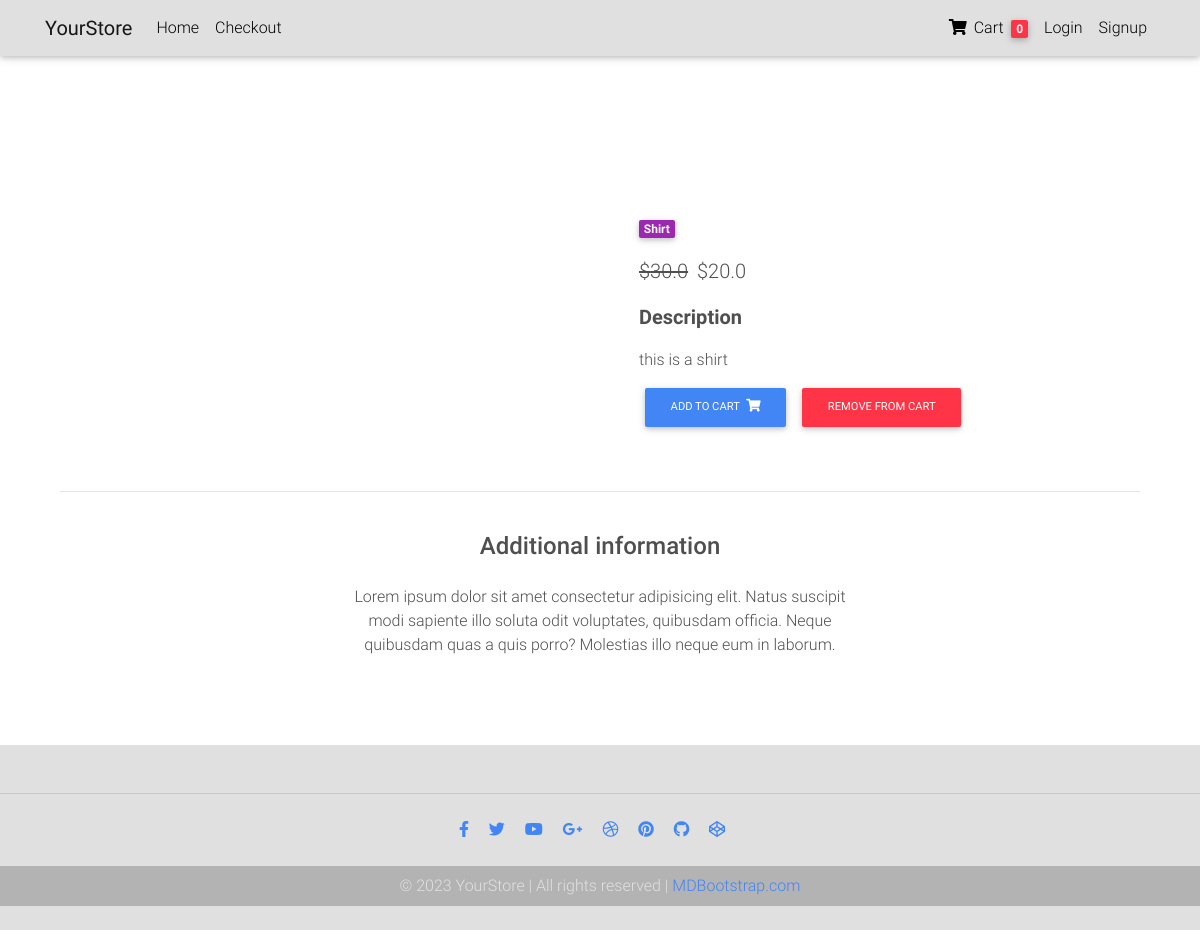
The page /product/shirt/ on the database its author committed.
### core/models.py (models this page shows, shortened)
class Item(models.Model):
    title = models.CharField(max_length=100)
    price = models.FloatField()
    discount_price = models.FloatField(blank=True, null=True)
    category = models.CharField(choices=CATEGORY_CHOICES, max_length=2)
    label = models.CharField(choices=LABEL_CHOICES, max_length=1)
    slug = models.SlugField()
    description = models.TextField()
    image = models.ImageField()
    def get_add_to_cart_url(self):
        return reverse("core:add-to-cart", kwargs={
            'slug': self.slug
        })
    def get_remove_from_cart_url(self):
        return reverse("core:remove-from-cart", kwargs={
            'slug': self.slug
        })

### core/views.py (the view)
# urls.py: path('product/<slug>/', ItemDetailView.as_view(), name='product'),
class ItemDetailView(DetailView):
    model = Item
    template_name = "product.html"

### core/templatetags/cart_template_tags.py (called while the page is built)
@register.filter
def cart_item_count(user):
    if user.is_authenticated:
        qs = Order.objects.filter(user=user, ordered=False)
        if qs.exists():
            return qs[0].items.count()
    return 0

### templates/product.html (shortened to what this page needs)
{% extends "base.html" %}
{% block content %}
  <main class="mt-5 pt-4">
    <div class="container dark-grey-text mt-5">
      <div class="row wow fadeIn">
        <div class="col-md-6 mb-4">
        </div>
        <div class="col-md-6 mb-4">
          <div class="p-4">
            <div class="mb-3">
              <a href="">
                <span class="badge purple mr-1">{{ object.get_category_display }}</span>
              </a>
            </div>
            <p class="lead">
              {% if object.discount_price %}
              <span class="mr-1">
                <del>${{ object.price }}</del>
              </span>
              <span>${{ object.discount_price }}</span>
              {% else %}
              <span>${{ object.price }}</span>
              {% endif %}
            </p>
            <p class="lead font-weight-bold">Description</p>
            <p>{{ object.description }}</p>
            <a href="{{ object.get_add_to_cart_url }}" class="btn btn-primary btn-md my-0 p">
              Add to cart
              <i class="fas fa-shopping-cart ml-1"></i>
            </a>
            <a href="{{ object.get_remove_from_cart_url }}" class="btn btn-danger btn-md my-0 p">
              Remove from cart
            </a>
          </div>
        </div>
      </div>
      <hr>
      <div class="row d-flex justify-content-center wow fadeIn">
        <div class="col-md-6 text-center">
          <h4 class="my-4 h4">Additional information</h4>
          <p>Lorem ipsum dolor sit amet consectetur adipisicing elit. Natus suscipit modi sapiente illo soluta odit
            voluptates,
            quibusdam officia. Neque quibusdam quas a quis porro? Molestias illo neque eum in laborum.</p>
        </div>
      </div>
      <div class="row wow fadeIn">
        <div class="col-lg-4 col-md-12 mb-4">
        </div>
        <div class="col-lg-4 col-md-6 mb-4">
        </div>
        <div class="col-lg-4 col-md-6 mb-4">
        </div>
      </div>
    </div>
  </main>
{% endblock content %}

### templates/base.html (style rules this page uses)
html, body, header, .carousel { height: 60vh; }

### rows shown on the page
Item: category "Shirt", price "30.0", discount_price "20.0", description "this is a shirt"

### other values the page prints
{{ request.user|cart_item_count }} "0"
